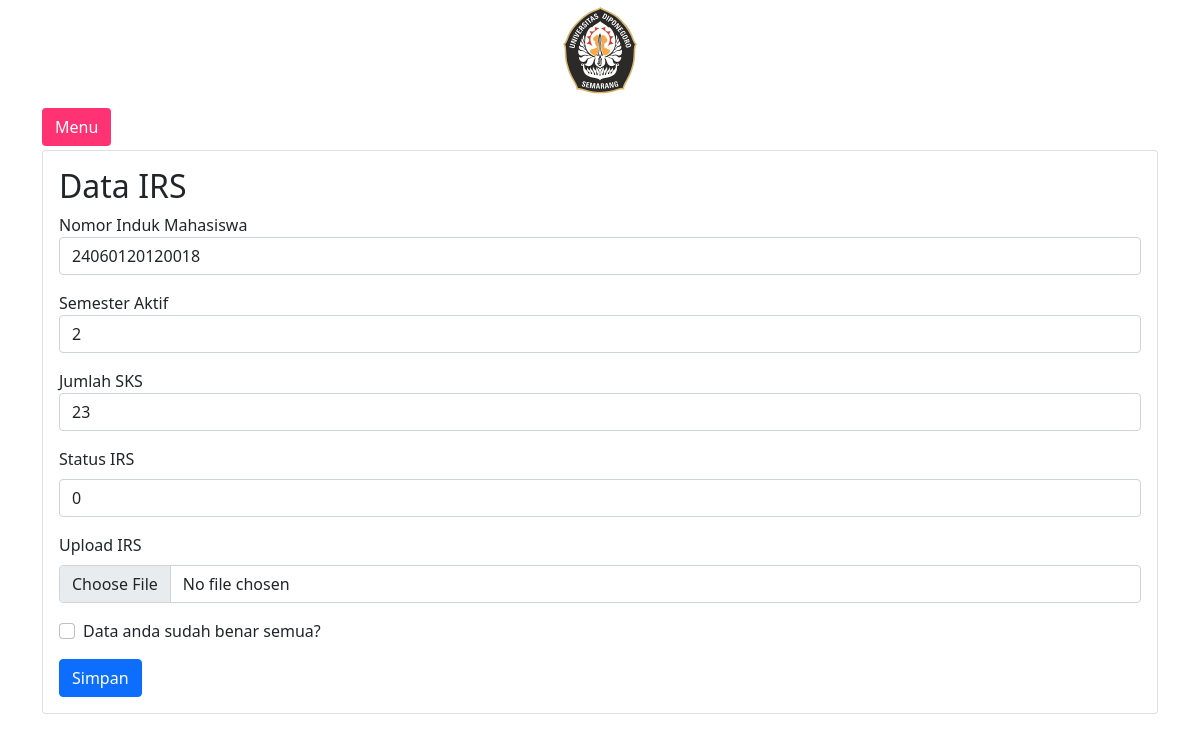
/Mahasiswa/datairs.php (signed in), run on the app's committed database.
### tables this page shows
CREATE TABLE `mahasiswa` (
  `NIM` bigint(200) NOT NULL,
  `nama_mhs` varchar(50) NOT NULL,
  `no_hp_mhs` varchar(15) NOT NULL,
  `angkatan` varchar(4) NOT NULL,
  `jalur_masuk` varchar(10) NOT NULL,
  `email_mhs` varchar(50) NOT NULL,
  `password_mhs` varchar(20) NOT NULL,
  `alamat_mhs` varchar(100) NOT NULL,
  `status_mhs` varchar(15) NOT NULL
);

CREATE TABLE `irs` (
  `nim_mhs` bigint(120) NOT NULL,
  `semester_mhs` int(2) NOT NULL,
  `sks` int(2) NOT NULL,
  `status_irs` int(20) NOT NULL,
  `berkas_irs` varchar(20) NOT NULL
);

### Mahasiswa/datairs.php (the view, shortened to what this page needs)
<?php
require_once('../db_connect.php');
?>
<?php
$email = $_SESSION['username'];
$query = 'SELECT * FROM mahasiswa WHERE email_mhs="'.$email.'"';
$result = $koneksi->query($query);
if ($result->num_rows > 0) {
  while($row = $result->fetch_assoc()) {
    $nim = $row['NIM'];
    }
}
$query2 = 'SELECT * FROM irs WHERE nim_mhs="'.$nim.'"';
$result2 = $koneksi->query($query2);
if ($result2->num_rows > 0) {
  while($row = $result2->fetch_assoc()) {
    $semester_mhs = $row['semester_mhs'];
    $sks = $row['sks'];
    $status_irs = $row['status_irs'];
    }
}
?>
<!DOCTYPE html>
<html lang="en">
  <head>
    <link rel="stylesheet" href="https://stackpath.bootstrapcdn.com/bootstrap/5.0.0-alpha2/css/bootstrap.min.css" />
  </head>
  <body>
    <div class="foto text-center">
      <img src="logoundip.png" alt="" class="logo" width="100px" />
    </div>
    <section class="p-1 my-container">
      <div class="container m-p-0">
        <button class="btn my-1" id="menu-btn">Menu</button>
        <div class="card">
          <div class="card-body">
            <h2>Data IRS</h2>
            <form method="POST" autocomplete="on" action="<?php echo htmlspecialchars(
                $_SERVER['PHP_SELF']
            ); ?>">
              <div class="form-group mb-3">
                  <label for="nim_mhs">Nomor Induk Mahasiswa</label>
                  <input type="text" class="form-control" name="nim_mhs" id="nim_mhs" value="<?=$nim?>">
              </div>
              <div class="form-group mb-3">
                  <label for="semester_mhs">Semester Aktif</label>
                  <input type="text" class="form-control" name="semester_mhs" id="semester_mhs" value="<?=$semester_mhs?>">
              </div>
              <div class="form-group mb-3">
                  <label for="sks">Jumlah SKS</label>
                  <input type="text" class="form-control" name="sks" id="sks"  value="<?=$sks?>">
              </div>
              <div class="mb-3">
                <label for="status_irs" class="form-label">Status IRS</label>
                <input type="text" class="form-control" name="status_irs" id="status_irs" value="<?=$status_irs?>">
              </div>
              <div class="mb-3">
                <label for="berkas_irs" class="form-label">Upload IRS</label>
                <input class="form-control" type="file" id="berkas_irs" name="berkas_irs"/>
              </div>
              <div class="mb-3 form-check">
                <input type="checkbox" class="form-check-input" id="exampleCheck1" />
                <label class="form-check-label" for="exampleCheck1">Data anda sudah benar semua?</label>
              </div>
              <button type="submit" name="submit" value="submit" class="btn btn-primary">Simpan</button>
            </form>
          </div>
        </div>
      </div>
    </section>
  </body>
</html>

### Mahasiswa/datairs.php (style rules this page uses)
* { margin: 0; }
body { min-height: 100vh; background-color: #fff; }
.my-container { transition: 0.4s; }
#menu-btn { background-color: #ff3273; color: #fff; }

### data on the page
mahasiswa: nim_mhs "24060120120018"
irs: semester_mhs "2", sks "23", status_irs "0"
